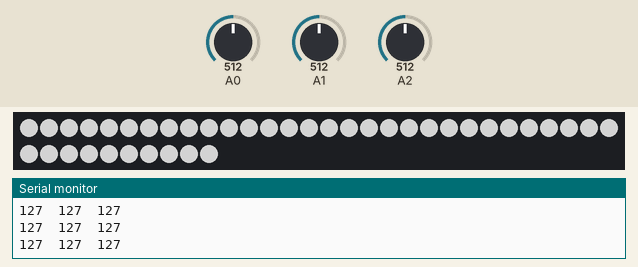
This sketch was run on a simulated Arduino Uno, built with avr-gcc and run on an emulated ATmega328P. Shown: 40 RGB LEDs in strip order, left to right, continuing on the next row, the last lines printed to the serial monitor. The inputs (shaded band) are chosen by the test bench; at power-on: A0 = 512, A1 = 512, A2 = 512. Dim RGB values are drawn brighter than linear.

Above: at 4.2 s.
4.3 s: A0 set to 306
At 5.1 s:
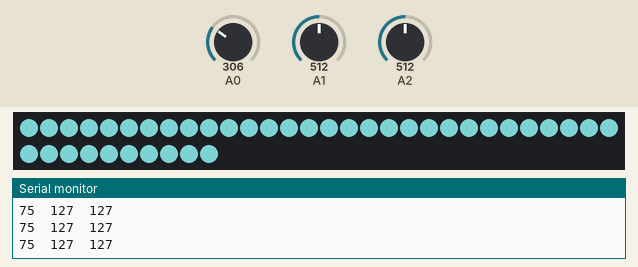
5.8 s: A1 set to 306
At 6.3 s:
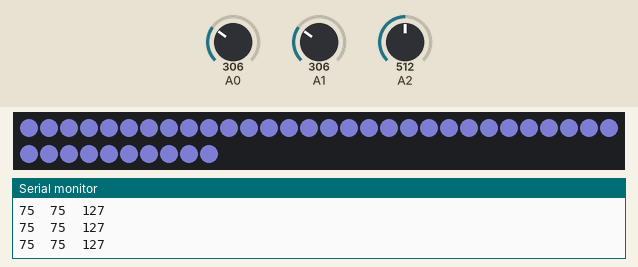
7.3 s: A2 set to 716
8.8 s: A0 set to 511
10.3 s: A2 set to 0
At 11.1 s:
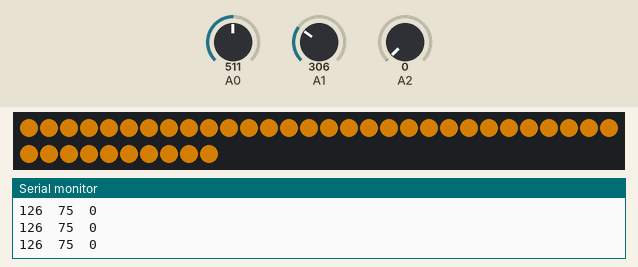
11.8 s: A1 set to 245
Timing chart, 0 to 14.3 s (numbered marks = the images above; inputs shaded):
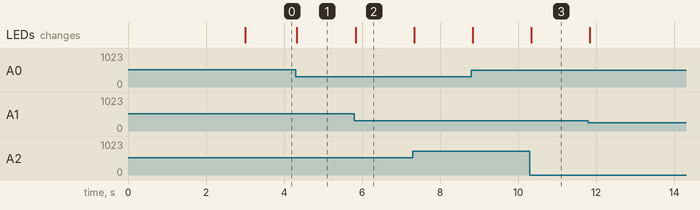

The sketch:

ex1-rgb.ino
```cpp
#include "FastLED.h"

// Pride2015
// Animated, ever-changing rainbows.
// by Mark Kriegsman

#if FASTLED_VERSION < 3001000
#error "Requires FastLED 3.1 or later; check github for latest code."
#endif

#define DATA_PIN    3
//#define CLK_PIN   4
#define LED_TYPE    WS2812
#define COLOR_ORDER GRB
#define NUM_LEDS    40
#define BRIGHTNESS  255

CRGBArray<NUM_LEDS> leds;

int potR;
int potG;
int potB;

int potMapR;
int potMapG;
int potMapB;

void setup() {
  Serial.begin(9600);
  delay(3000); // 3 second delay for recovery

  // tell FastLED about the LED strip configuration
  FastLED.addLeds<LED_TYPE,DATA_PIN,COLOR_ORDER>(leds, NUM_LEDS)
    .setCorrection(TypicalLEDStrip)
    .setDither(BRIGHTNESS < 255);

  // set master brightness control
  FastLED.setBrightness(BRIGHTNESS);
}


void loop()
{
  FastLED.clear();

  potR = analogRead(A0);
  potG = analogRead(A1);
  potB = analogRead(A2);

  potMapR = map(potR, 0, 1027, 0, 255);
  potMapG = map(potG, 0, 1027, 0, 255);
  potMapB = map(potB, 0, 1027, 0, 255);

  for(int i=0; i<NUM_LEDS; i++) {
    leds[i] = CRGB(potMapR, potMapG, potMapB);
  }

  Serial.print(potMapR);
  Serial.print("\t");
  Serial.print(potMapG);
  Serial.print("\t");
  Serial.println(potMapB);

  FastLED.show();

  delay(33);
}
```

Measured:
- after the input at 4.3 s, the LEDs: change at once (image 1)
- after the input at 5.8 s, the LEDs: change at once (image 2)
- after the input at 10.3 s, the LEDs: change at once (image 3)
